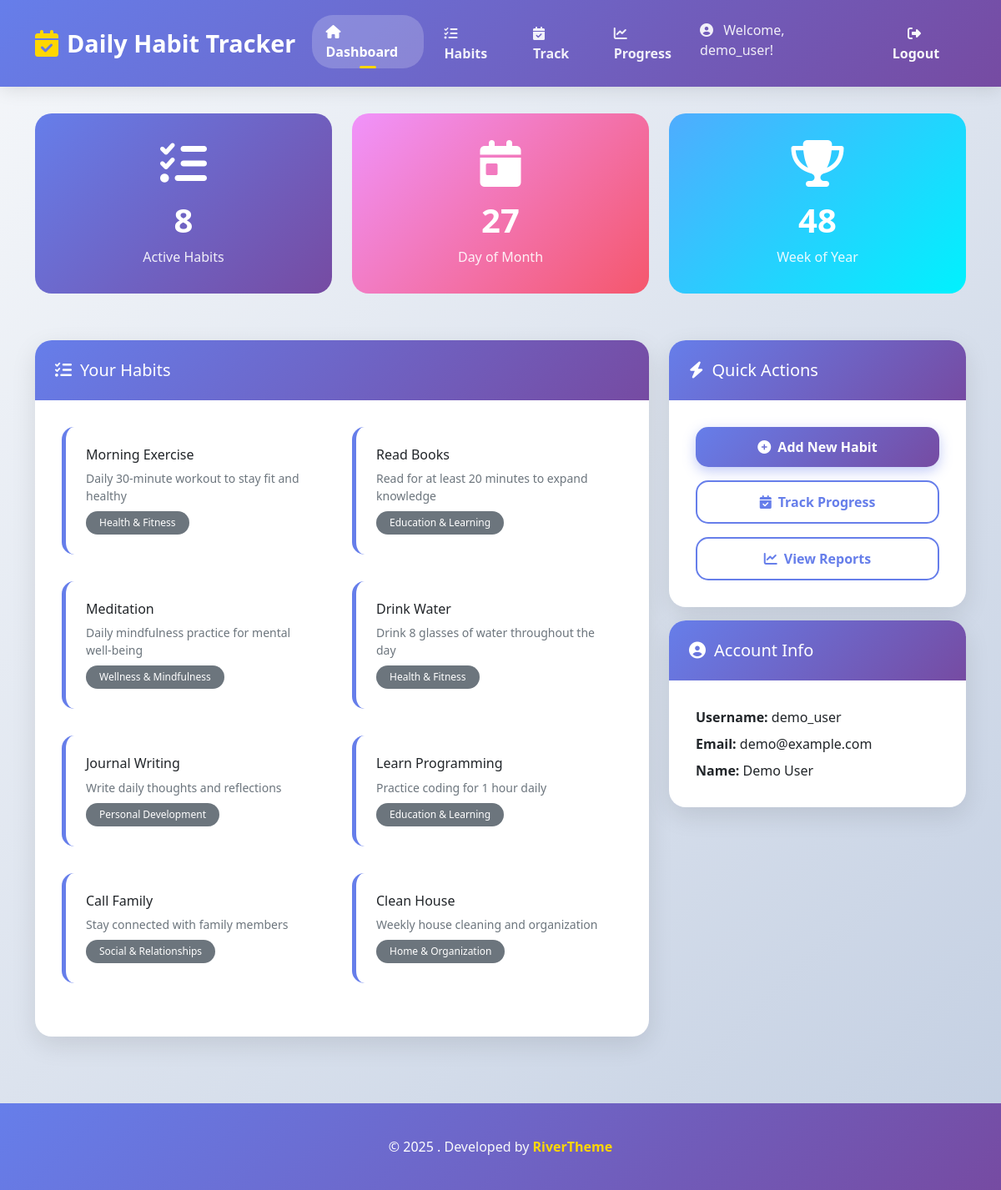
/dashboard.php (signed in), run on the app's committed database.
### tables this page shows
CREATE TABLE IF NOT EXISTS users (
    id INT AUTO_INCREMENT PRIMARY KEY,
    username VARCHAR(50) UNIQUE NOT NULL,
    email VARCHAR(100) UNIQUE NOT NULL,
    password_hash VARCHAR(255) NOT NULL,
    first_name VARCHAR(50),
    last_name VARCHAR(50),
    created_at TIMESTAMP DEFAULT CURRENT_TIMESTAMP,
    updated_at TIMESTAMP DEFAULT CURRENT_TIMESTAMP ON UPDATE CURRENT_TIMESTAMP,
    is_active BOOLEAN DEFAULT TRUE
);

CREATE TABLE IF NOT EXISTS habits (
    id INT AUTO_INCREMENT PRIMARY KEY,
    user_id INT NOT NULL,
    title VARCHAR(100) NOT NULL,
    description TEXT,
    category VARCHAR(50),
    color VARCHAR(7) DEFAULT '#007bff',
    target_frequency ENUM('daily', 'weekly') DEFAULT 'daily',
    is_active BOOLEAN DEFAULT TRUE,
    created_at TIMESTAMP DEFAULT CURRENT_TIMESTAMP,
    updated_at TIMESTAMP DEFAULT CURRENT_TIMESTAMP ON UPDATE CURRENT_TIMESTAMP,
    FOREIGN KEY (user_id) REFERENCES users(id) ON DELETE CASCADE,
    INDEX idx_user_habits (user_id, is_active)
);

### dashboard.php (the view, shortened to what this page needs)
<?php
require_once 'config.php';
$stmt = $pdo->prepare("SELECT username, email, first_name, last_name FROM users WHERE id = ?");
$stmt->execute([$_SESSION['user_id']]);
$user = $stmt->fetch();
$stmt = $pdo->prepare("SELECT id, title, description, category, color FROM habits WHERE user_id = ? AND is_active = 1");
$stmt->execute([$_SESSION['user_id']]);
$habits = $stmt->fetchAll();
?>
<!DOCTYPE html>
<html lang="en">
<head>
        <link href="https://cdn.jsdelivr.net/npm/bootstrap@5.1.3/dist/css/bootstrap.min.css" rel="stylesheet">
        <link rel="stylesheet" href="https://cdnjs.cloudflare.com/ajax/libs/font-awesome/6.4.0/css/all.min.css">
</head>
<body>
    <nav class="navbar navbar-expand-lg navbar-dark">
        <div class="container">
            <a class="navbar-brand" href="dashboard.php">
                <i class="fas fa-calendar-check"></i>
                Daily Habit Tracker
            </a>
            <div class="collapse navbar-collapse" id="navbarNav">
                <ul class="navbar-nav me-auto">
                                               <li class="nav-item">
                               <a class="nav-link active" href="dashboard.php">
                                   <i class="fas fa-home me-1"></i>Dashboard
                               </a>
                           </li>
                           <li class="nav-item">
                               <a class="nav-link" href="habits.php">
                                   <i class="fas fa-list-check me-1"></i>Habits
                               </a>
                           </li>
                           <li class="nav-item">
                               <a class="nav-link" href="track.php">
                                   <i class="fas fa-calendar-check me-1"></i>Track
                               </a>
                           </li>
                           <li class="nav-item">
                               <a class="nav-link" href="progress.php">
                                   <i class="fas fa-chart-line me-1"></i>Progress
                               </a>
                           </li>
                </ul>
                <div class="navbar-nav">
                                               <span class="navbar-text me-3">
                               <i class="fas fa-user-circle me-2"></i>
                               Welcome, <?php echo htmlspecialchars($user['username']); ?>!
                           </span>
                           <a href="logout.php" class="btn btn-outline-light">
                               <i class="fas fa-sign-out-alt me-1"></i>Logout
                           </a>
                </div>
            </div>
        </div>
    </nav>
    <div class="main-content">
        <div class="container">
            <div class="row mb-4">
                                       <div class="col-md-4">
                           <div class="stats-card">
                               <i class="fas fa-list-check display-4 mb-3"></i>
                               <h3><?php echo count($habits); ?></h3>
                               <p>Active Habits</p>
                           </div>
                       </div>
                       <div class="col-md-4">
                           <div class="stats-card" style="background: linear-gradient(135deg, #f093fb 0%, #f5576c 100%);">
                               <i class="fas fa-calendar-day display-4 mb-3"></i>
                               <h3><?php echo date('j'); ?></h3>
                               <p>Day of Month</p>
                           </div>
                       </div>
                       <div class="col-md-4">
                           <div class="stats-card" style="background: linear-gradient(135deg, #4facfe 0%, #00f2fe 100%);">
                               <i class="fas fa-trophy display-4 mb-3"></i>
                               <h3><?php echo date('W'); ?></h3>
                               <p>Week of Year</p>
                           </div>
                       </div>
            </div>
            <div class="row">
                <div class="col-md-8">
                    <div class="card">
                                                       <div class="card-header">
                                   <h5><i class="fas fa-list-check"></i>Your Habits</h5>
                               </div>
                        <div class="card-body">
                            <?php if (empty($habits)): ?>
                                                                       <div class="text-center py-4">
                                           <i class="fas fa-list-check display-1 text-muted"></i>
                                           <h5 class="text-muted mt-3">No habits created yet</h5>
                                           <p class="text-muted">Start building your daily routine!</p>
                                           <a href="habits.php" class="btn btn-primary">
                                               <i class="fas fa-plus-circle me-2"></i>Create Your First Habit
                                           </a>
                                       </div>
                            <?php else: ?>
                                <div class="row">
                                    <?php foreach ($habits as $habit): ?>
                                        <div class="col-md-6 mb-3">
                                            <div class="habit-card">
                                                <h6 class="card-title"><?php echo htmlspecialchars($habit['title']); ?></h6>
                                                <?php if ($habit['description']): ?>
                                                    <p class="card-text small text-muted mb-2">
                                                        <?php echo htmlspecialchars($habit['description']); ?>
                                                    </p>
                                                <?php endif; ?>
                                                <span class="badge bg-secondary"><?php echo htmlspecialchars($habit['category']); ?></span>
                                            </div>
                                        </div>
                                    <?php endforeach; ?>
                                </div>
                            <?php endif; ?>
                        </div>
                    </div>
                </div>
                <div class="col-md-4">
                    <div class="card">
                                                       <div class="card-header">
                                   <h5><i class="fas fa-bolt"></i>Quick Actions</h5>
                               </div>
                        <div class="card-body">
                                                               <a href="habits.php" class="btn btn-primary w-100 mb-3">
                                       <i class="fas fa-plus-circle me-2"></i>Add New Habit
                                   </a>
                                   <a href="track.php" class="btn btn-outline-primary w-100 mb-3">
                                       <i class="fas fa-calendar-check me-2"></i>Track Progress
                                   </a>
                                   <a href="progress.php" class="btn btn-outline-primary w-100">
                                       <i class="fas fa-chart-line me-2"></i>View Reports
                                   </a>
                        </div>
                    </div>
                                               <div class="card mt-3">
                               <div class="card-header">
                                   <h5><i class="fas fa-user-circle"></i>Account Info</h5>
                               </div>
                        <div class="card-body">
                            <p class="mb-2"><strong>Username:</strong> <?php echo htmlspecialchars($user['username']); ?></p>
                            <p class="mb-2"><strong>Email:</strong> <?php echo htmlspecialchars($user['email']); ?></p>
                            <p class="mb-0"><strong>Name:</strong> <?php echo htmlspecialchars($user['first_name'] . ' ' . $user['last_name']); ?></p>
                        </div>
                    </div>
                </div>
            </div>
        </div>
    </div>
    <footer class="footer">
        <div class="container">
            <div class="text-center my-2">
                <div>
                    <span>© 2025 . </span>
                    <span class="text-light">Developed by </span>
                    <a href="https://rivertheme.com" class="fw-bold text-decoration-none" target="_blank" rel="noopener">RiverTheme</a>
                </div>
            </div>
        </div>
    </footer>
</body>
</html>

### dashboard.php (style rules this page uses)
:root { --primary-gradient: linear-gradient(135deg, #667eea 0%, #764ba2 100%); --secondary-gradient: linear-gradient(135deg, #f093fb 0%, #f5576c 100%); --success-gradient: linear-gradient(135deg, #4facfe 0%, #00f2fe 100%); }
body { background: linear-gradient(135deg, #f5f7fa 0%, #c3cfe2 100%); min-height: 100vh; font-family: 'Segoe UI', Tahoma, Geneva, Verdana, sans-serif; }
.navbar { background: var(--primary-gradient) !important; box-shadow: 0 4px 20px rgba(0, 0, 0, 0.1); padding: 1rem 0; }
.navbar-brand { font-size: 1.8rem; font-weight: 700; color: white !important; text-decoration: none; display: flex; align-items: center; gap: 10px; }
.navbar-brand i { font-size: 2rem; color: #ffd700; }
.navbar-nav .nav-link { color: rgba(255, 255, 255, 0.9) !important; font-weight: 600; padding: 0.5rem 1rem !important; margin: 0 0.25rem; border-radius: 25px; transition: all 0.3s ease; position: relative; }
.navbar-nav .nav-link:hover, .navbar-nav .nav-link.active { color: white !important; background: rgba(255, 255, 255, 0.2); transform: translateY(-2px); }
.navbar-nav .nav-link.active::after { content: ''; position: absolute; bottom: 0; left: 50%; transform: translateX(-50%); width: 20px; height: 3px; background: #ffd700; border-radius: 2px; }
.navbar-text { color: rgba(255, 255, 255, 0.9) !important; font-weight: 500; }
.btn-outline-light { border: 2px solid rgba(255, 255, 255, 0.5); border-radius: 25px; padding: 0.5rem 1.5rem; font-weight: 600; transition: all 0.3s ease; }
.main-content { padding: 2rem 0; min-height: calc(100vh - 200px); }
.card { border: none; border-radius: 20px; box-shadow: 0 10px 30px rgba(0, 0, 0, 0.1); transition: all 0.3s ease; overflow: hidden; }
.card-header { background: var(--primary-gradient); color: white; border: none; padding: 1.5rem; font-weight: 600; font-size: 1.2rem; }
.card-header h5 { margin: 0; display: flex; align-items: center; gap: 10px; }
.card-body { padding: 2rem; }
.btn { border-radius: 15px; font-weight: 600; padding: 0.75rem 1.5rem; transition: all 0.3s ease; border: none; }
.btn-primary { background: var(--primary-gradient); box-shadow: 0 5px 15px rgba(102, 126, 234, 0.4); }
.btn-outline-primary { border: 2px solid #667eea; color: #667eea; background: transparent; }
.habit-card { background: white; border-radius: 15px; padding: 1.5rem; margin-bottom: 1rem; border-left: 5px solid #667eea; transition: all 0.3s ease; }
.badge { border-radius: 20px; padding: 0.5rem 1rem; font-weight: 500; }
.footer { background: var(--primary-gradient); color: white; padding: 2rem 0; margin-top: 3rem; }
.footer a { color: #ffd700; text-decoration: none; font-weight: 600; transition: all 0.3s ease; }
.stats-card { background: linear-gradient(135deg, #667eea 0%, #764ba2 100%); color: white; border-radius: 20px; padding: 2rem; text-align: center; margin-bottom: 2rem; }
.stats-card h3 { font-size: 2.5rem; font-weight: 700; margin-bottom: 0.5rem; }
.stats-card p { margin: 0; opacity: 0.9; }

### data on the page
users: username "demo_user", email "demo@example.com", first_name+last_name "Demo User"
habits: title "Morning Exercise", description "Daily 30-minute workout to stay fit and healthy", category "Health & Fitness"
habits: title "Read Books", description "Read for at least 20 minutes to expand knowledge", category "Education & Learning"
habits: title "Meditation", description "Daily mindfulness practice for mental well-being", category "Wellness & Mindfulness"
habits: title "Drink Water", description "Drink 8 glasses of water throughout the day", category "Health & Fitness"
habits: title "Journal Writing", description "Write daily thoughts and reflections", category "Personal Development"
habits: title "Learn Programming", description "Practice coding for 1 hour daily", category "Education & Learning"
habits: title "Call Family", description "Stay connected with family members", category "Social & Relationships"
habits: title "Clean House", description "Weekly house cleaning and organization", category "Home & Organization"

### other printed values
count($habits) "8"
